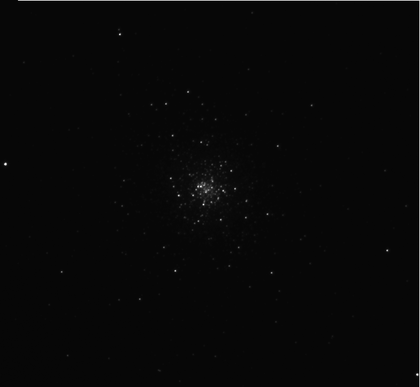
%> input picture Digital Image Processing part 2/Generowanie/M92/Grafiki/M92_I3B.png, 420 x 387 px, shrunk from 1250 x 1151 before the run
$ octave Generowanie_histogramu.m   (GNU Octave 9; MATLAB toolbox functions it lacks are replaced by stand-ins)
%> lines starting %> are read from the running program, lines starting %| are printed output that depends on the picture
clc %czyszczenie ekranu Command Window
I = imread('C:\Users\Krzysztof\Desktop\POC5\Zadanie1\Generowanie\M92\Grafiki\M92_I3B.png'); %wczytanie obrazu
%> I is the input picture: size 387x420 uint8; min 0, max 255, mean 8.2
imhist(I) %wyswietlenie histogramu
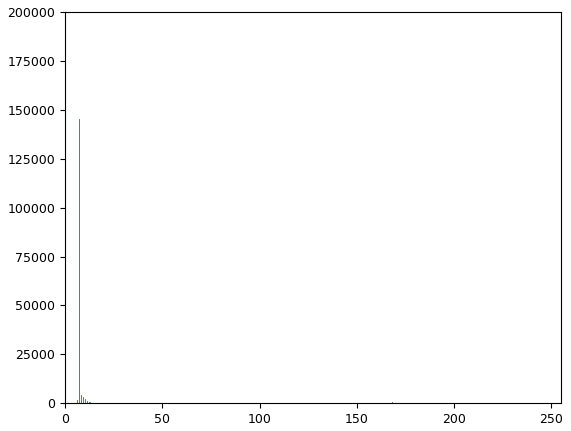
%> figure redrawn from the program's plot data; highest point at x = 7, y = 145164
[N,M,C]=size(I); %trojwymiarowa macierz
%> N = 387; M = 420; C = 1
lmax = 0; %poziomy szarosci pixela
lmin = 256; %poziomy szarosci pixela
tmp = 0;
double(tmp); %rzutowanie na double
lsred = sum(sum(sum(I)))/double(N*M); %policzenie wartosci l sredniego
%> lsred = 8.21
for i=1:N %rozdzielczosc obrazu wczytanego
    for j=1:M %rozdielczosc obrazu wczytanego
        for m=1:C
            if I(i,j,m) < lmin
                lmin = I (i,j,m);
            end
            if I(i,j,m) > lmax
                lmax = I(i,j,m);
            end
            tmp = tmp + (double(I(i,j,m))-lsred)^2;
        end
    end
end
%> after the loop, lmax = 255; lmin = 0; tmp = 23226370.7
k1 = double(lmax-lmin)/255; %policzenie miary kontrastu k1
%> k1 = 1
k2 = double(lmax-lmin)/lsred; %policzenie miary kontrastu k2
%> k2 = 31.06
k3 = double(lmax-lmin)/double(lmin+lmax); %policzenie miary kontrastu k3
%> k3 = 1
k4 = double(4/(double(M)*double(N)*255^2))*double(tmp); %policzenie miary kontrastu k4
%> k4 = 0.00879
